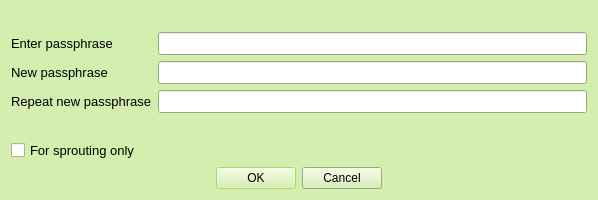
<?xml version="1.0" encoding="UTF-8"?>
<ui version="4.0">
 <class>AskPassphraseDialog</class>
 <widget class="QDialog" name="AskPassphraseDialog">
  <property name="geometry">
   <rect>
    <x>0</x>
    <y>0</y>
    <width>598</width>
    <height>198</height>
   </rect>
  </property>
  <property name="sizePolicy">
   <sizepolicy hsizetype="Preferred" vsizetype="Minimum">
    <horstretch>0</horstretch>
    <verstretch>0</verstretch>
   </sizepolicy>
  </property>
  <property name="minimumSize">
   <size>
    <width>550</width>
    <height>0</height>
   </size>
  </property>
  <property name="palette">
   <palette>
    <active>
     <colorrole role="Button">
      <brush brushstyle="SolidPattern">
       <color alpha="255">
        <red>211</red>
        <green>238</green>
        <blue>175</blue>
       </color>
      </brush>
     </colorrole>
     <colorrole role="Base">
      <brush brushstyle="SolidPattern">
       <color alpha="255">
        <red>255</red>
        <green>255</green>
        <blue>255</blue>
       </color>
      </brush>
     </colorrole>
     <colorrole role="Window">
      <brush brushstyle="SolidPattern">
       <color alpha="255">
        <red>211</red>
        <green>238</green>
        <blue>175</blue>
       </color>
      </brush>
     </colorrole>
     <colorrole role="Highlight">
      <brush brushstyle="SolidPattern">
       <color alpha="255">
        <red>159</red>
        <green>213</green>
        <blue>85</blue>
       </color>
      </brush>
     </colorrole>
     <colorrole role="AlternateBase">
      <brush brushstyle="SolidPattern">
       <color alpha="255">
        <red>211</red>
        <green>238</green>
        <blue>175</blue>
       </color>
      </brush>
     </colorrole>
     <colorrole role="ToolTipBase">
      <brush brushstyle="SolidPattern">
       <color alpha="255">
        <red>211</red>
        <green>238</green>
        <blue>175</blue>
       </color>
      </brush>
     </colorrole>
    </active>
    <inactive>
     <colorrole role="Button">
      <brush brushstyle="SolidPattern">
       <color alpha="255">
        <red>211</red>
        <green>238</green>
        <blue>175</blue>
       </color>
      </brush>
     </colorrole>
     <colorrole role="Base">
      <brush brushstyle="SolidPattern">
       <color alpha="255">
        <red>255</red>
        <green>255</green>
        <blue>255</blue>
       </color>
      </brush>
     </colorrole>
     <colorrole role="Window">
      <brush brushstyle="SolidPattern">
       <color alpha="255">
        <red>211</red>
        <green>238</green>
        <blue>175</blue>
       </color>
      </brush>
     </colorrole>
     <colorrole role="Highlight">
      <brush brushstyle="SolidPattern">
       <color alpha="255">
        <red>159</red>
        <green>213</green>
        <blue>85</blue>
       </color>
      </brush>
     </colorrole>
     <colorrole role="AlternateBase">
      <brush brushstyle="SolidPattern">
       <color alpha="255">
        <red>211</red>
        <green>238</green>
        <blue>175</blue>
       </color>
      </brush>
     </colorrole>
     <colorrole role="ToolTipBase">
      <brush brushstyle="SolidPattern">
       <color alpha="255">
        <red>211</red>
        <green>238</green>
        <blue>175</blue>
       </color>
      </brush>
     </colorrole>
    </inactive>
    <disabled>
     <colorrole role="Button">
      <brush brushstyle="SolidPattern">
       <color alpha="255">
        <red>211</red>
        <green>238</green>
        <blue>175</blue>
       </color>
      </brush>
     </colorrole>
     <colorrole role="Base">
      <brush brushstyle="SolidPattern">
       <color alpha="255">
        <red>211</red>
        <green>238</green>
        <blue>175</blue>
       </color>
      </brush>
     </colorrole>
     <colorrole role="Window">
      <brush brushstyle="SolidPattern">
       <color alpha="255">
        <red>211</red>
        <green>238</green>
        <blue>175</blue>
       </color>
      </brush>
     </colorrole>
     <colorrole role="Highlight">
      <brush brushstyle="SolidPattern">
       <color alpha="255">
        <red>0</red>
        <green>0</green>
        <blue>128</blue>
       </color>
      </brush>
     </colorrole>
     <colorrole role="AlternateBase">
      <brush brushstyle="SolidPattern">
       <color alpha="255">
        <red>211</red>
        <green>238</green>
        <blue>175</blue>
       </color>
      </brush>
     </colorrole>
     <colorrole role="ToolTipBase">
      <brush brushstyle="SolidPattern">
       <color alpha="255">
        <red>211</red>
        <green>238</green>
        <blue>175</blue>
       </color>
      </brush>
     </colorrole>
    </disabled>
   </palette>
  </property>
  <property name="font">
   <font>
    <family>Liberation Sans</family>
    <pointsize>10</pointsize>
   </font>
  </property>
  <property name="windowTitle">
   <string>Passphrase Dialog</string>
  </property>
  <property name="windowIcon">
   <iconset resource="../bitbean.qrc">
    <normaloff>:/icons/bitbean</normaloff>:/icons/bitbean</iconset>
  </property>
  <layout class="QVBoxLayout" name="verticalLayout">
   <item>
    <widget class="QLabel" name="warningLabel">
     <property name="textFormat">
      <enum>Qt::RichText</enum>
     </property>
     <property name="wordWrap">
      <bool>true</bool>
     </property>
    </widget>
   </item>
   <item>
    <layout class="QFormLayout" name="formLayout">
     <property name="fieldGrowthPolicy">
      <enum>QFormLayout::AllNonFixedFieldsGrow</enum>
     </property>
     <item row="0" column="0">
      <widget class="QLabel" name="passLabel1">
       <property name="font">
        <font>
         <family>Liberation Sans</family>
         <pointsize>10</pointsize>
        </font>
       </property>
       <property name="text">
        <string>Enter passphrase</string>
       </property>
      </widget>
     </item>
     <item row="0" column="1">
      <widget class="QLineEdit" name="passEdit1">
       <property name="echoMode">
        <enum>QLineEdit::Password</enum>
       </property>
      </widget>
     </item>
     <item row="1" column="0">
      <widget class="QLabel" name="passLabel2">
       <property name="font">
        <font>
         <family>Liberation Sans</family>
         <pointsize>10</pointsize>
        </font>
       </property>
       <property name="text">
        <string>New passphrase</string>
       </property>
      </widget>
     </item>
     <item row="1" column="1">
      <widget class="QLineEdit" name="passEdit2">
       <property name="echoMode">
        <enum>QLineEdit::Password</enum>
       </property>
      </widget>
     </item>
     <item row="2" column="0">
      <widget class="QLabel" name="passLabel3">
       <property name="font">
        <font>
         <family>Liberation Sans</family>
         <pointsize>10</pointsize>
        </font>
       </property>
       <property name="text">
        <string>Repeat new passphrase</string>
       </property>
      </widget>
     </item>
     <item row="2" column="1">
      <widget class="QLineEdit" name="passEdit3">
       <property name="echoMode">
        <enum>QLineEdit::Password</enum>
       </property>
      </widget>
     </item>
     <item row="3" column="1">
      <widget class="QLabel" name="capsLabel">
       <property name="font">
        <font>
         <weight>75</weight>
         <bold>true</bold>
        </font>
       </property>
       <property name="text">
        <string/>
       </property>
       <property name="alignment">
        <set>Qt::AlignCenter</set>
       </property>
      </widget>
     </item>
     <item row="4" column="0">
      <widget class="QCheckBox" name="sproutingCheckBox">
       <property name="enabled">
        <bool>true</bool>
       </property>
       <property name="visible">
        <bool>false</bool>
       </property>
       <property name="toolTip">
        <string>Serves to disable the trivial sendmoney when OS account compromised. Provides no real security.</string>
       </property>
       <property name="text">
        <string>For sprouting only</string>
       </property>
      </widget>
     </item>
    </layout>
   </item>
   <item alignment="Qt::AlignHCenter">
    <widget class="QDialogButtonBox" name="buttonBox">
     <property name="font">
      <font>
       <family>Sans Serif</family>
       <pointsize>9</pointsize>
      </font>
     </property>
     <property name="orientation">
      <enum>Qt::Horizontal</enum>
     </property>
     <property name="standardButtons">
      <set>QDialogButtonBox::Cancel|QDialogButtonBox::Ok</set>
     </property>
    </widget>
   </item>
  </layout>
 </widget>
 <resources>
  <include location="../bitbean.qrc"/>
 </resources>
 <connections>
  <connection>
   <sender>buttonBox</sender>
   <signal>accepted()</signal>
   <receiver>AskPassphraseDialog</receiver>
   <slot>accept()</slot>
   <hints>
    <hint type="sourcelabel">
     <x>248</x>
     <y>254</y>
    </hint>
    <hint type="destinationlabel">
     <x>157</x>
     <y>274</y>
    </hint>
   </hints>
  </connection>
  <connection>
   <sender>buttonBox</sender>
   <signal>rejected()</signal>
   <receiver>AskPassphraseDialog</receiver>
   <slot>reject()</slot>
   <hints>
    <hint type="sourcelabel">
     <x>316</x>
     <y>260</y>
    </hint>
    <hint type="destinationlabel">
     <x>286</x>
     <y>274</y>
    </hint>
   </hints>
  </connection>
 </connections>
</ui>
